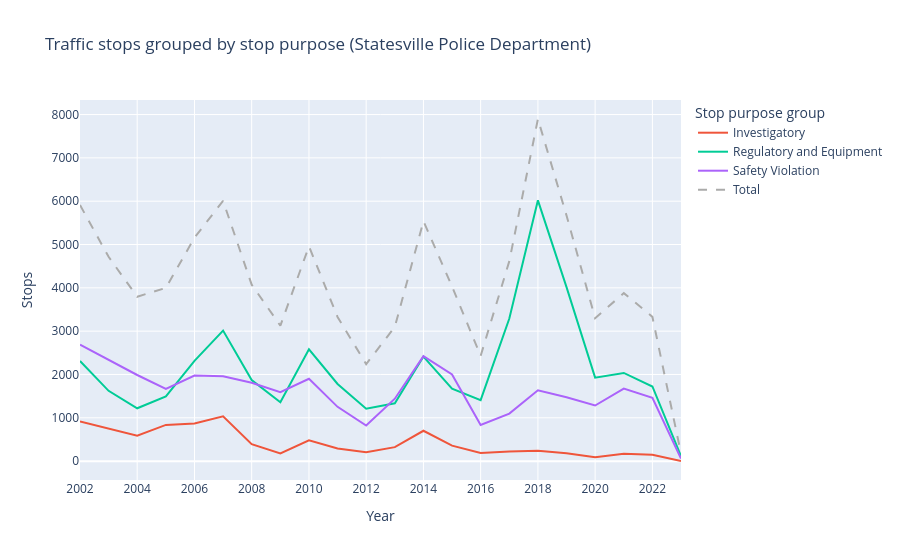

The notebook cell saved with this chart:
### Markdown cell above
### Figure 4: Statesville Police Department

### Code cell
fig, _ = traffic_stops_by_group("Statesville Police Department")
fig

### Figure 1 — Plotly figure (JSON) as saved in the notebook; plotly's stock layout.template omitted (floating-point values rounded to 4 significant figures)
{"data": [{"hovertemplate": "Stop purpose group=Investigatory<br>Year=%{x}<br>Stops=%{y}<extra></extra>", "legendgroup": "Investigatory", "line": {"color": "#EF553B", "dash": "solid"}, "marker": {"symbol": "circle"}, "mode": "lines", "name": "Investigatory", "orientation": "v", "showlegend": true, "type": "scatter", "x": ["2002-01-01T00:00:00", "2003-01-01T00:00:00", "2004-01-01T00:00:00", "2005-01-01T00:00:00", "2006-01-01T00:00:00", "2007-01-01T00:00:00", "2008-01-01T00:00:00", "2009-01-01T00:00:00", "2010-01-01T00:00:00", "2011-01-01T00:00:00", "2012-01-01T00:00:00", "2013-01-01T00:00:00", "2014-01-01T00:00:00", "2015-01-01T00:00:00", "2016-01-01T00:00:00", "2017-01-01T00:00:00", "2018-01-01T00:00:00", "2019-01-01T00:00:00", "2020-01-01T00:00:00", "2021-01-01T00:00:00", "2022-01-01T00:00:00", "2023-01-01T00:00:00"], "xaxis": "x", "y": [913, 753, 587, 836, 867, 1035, 390, 177, 479, 293, 207, 323, 701, 357, 188, 225, 242, 180, 88, 169, 145, 3], "yaxis": "y"}, {"hovertemplate": "Stop purpose group=Regulatory and Equipment<br>Year=%{x}<br>Stops=%{y}<extra></extra>", "legendgroup": "Regulatory and Equipment", "line": {"color": "#00cc96", "dash": "solid"}, "marker": {"symbol": "circle"}, "mode": "lines", "name": "Regulatory and Equipment", "orientation": "v", "showlegend": true, "type": "scatter", "x": ["2002-01-01T00:00:00", "2003-01-01T00:00:00", "2004-01-01T00:00:00", "2005-01-01T00:00:00", "2006-01-01T00:00:00", "2007-01-01T00:00:00", "2008-01-01T00:00:00", "2009-01-01T00:00:00", "2010-01-01T00:00:00", "2011-01-01T00:00:00", "2012-01-01T00:00:00", "2013-01-01T00:00:00", "2014-01-01T00:00:00", "2015-01-01T00:00:00", "2016-01-01T00:00:00", "2017-01-01T00:00:00", "2018-01-01T00:00:00", "2019-01-01T00:00:00", "2020-01-01T00:00:00", "2021-01-01T00:00:00", "2022-01-01T00:00:00", "2023-01-01T00:00:00"], "xaxis": "x", "y": [2310, 1623, 1220, 1494, 2314, 3013, 1873, 1357, 2580, 1782, 1209, 1336, 2414, 1671, 1407, 3293, 6019, 4017, 1927, 2036, 1723, 114], "yaxis": "y"}, {"hovertemplate": "Stop purpose group=Safety Violation<br>Year=%{x}<br>Stops=%{y}<extra></extra>", "legendgroup": "Safety Violation", "line": {"color": "#ab63fa", "dash": "solid"}, "marker": {"symbol": "circle"}, "mode": "lines", "name": "Safety Violation", "orientation": "v", "showlegend": true, "type": "scatter", "x": ["2002-01-01T00:00:00", "2003-01-01T00:00:00", "2004-01-01T00:00:00", "2005-01-01T00:00:00", "2006-01-01T00:00:00", "2007-01-01T00:00:00", "2008-01-01T00:00:00", "2009-01-01T00:00:00", "2010-01-01T00:00:00", "2011-01-01T00:00:00", "2012-01-01T00:00:00", "2013-01-01T00:00:00", "2014-01-01T00:00:00", "2015-01-01T00:00:00", "2016-01-01T00:00:00", "2017-01-01T00:00:00", "2018-01-01T00:00:00", "2019-01-01T00:00:00", "2020-01-01T00:00:00", "2021-01-01T00:00:00", "2022-01-01T00:00:00", "2023-01-01T00:00:00"], "xaxis": "x", "y": [2689, 2340, 1988, 1669, 1976, 1959, 1810, 1592, 1900, 1253, 823, 1441, 2423, 2002, 835, 1098, 1636, 1473, 1284, 1673, 1462, 58], "yaxis": "y"}, {"hovertemplate": "Stop purpose group=Total<br>Year=%{x}<br>Stops=%{y}<extra></extra>", "legendgroup": "Total", "line": {"color": "rgb(171, 171, 170)", "dash": "dash"}, "marker": {"symbol": "circle"}, "mode": "lines", "name": "Total", "orientation": "v", "showlegend": true, "type": "scatter", "x": ["2002-01-01T00:00:00", "2003-01-01T00:00:00", "2004-01-01T00:00:00", "2005-01-01T00:00:00", "2006-01-01T00:00:00", "2007-01-01T00:00:00", "2008-01-01T00:00:00", "2009-01-01T00:00:00", "2010-01-01T00:00:00", "2011-01-01T00:00:00", "2012-01-01T00:00:00", "2013-01-01T00:00:00", "2014-01-01T00:00:00", "2015-01-01T00:00:00", "2016-01-01T00:00:00", "2017-01-01T00:00:00", "2018-01-01T00:00:00", "2019-01-01T00:00:00", "2020-01-01T00:00:00", "2021-01-01T00:00:00", "2022-01-01T00:00:00", "2023-01-01T00:00:00"], "xaxis": "x", "y": [5912, 4716, 3795, 3999, 5157, 6007, 4073, 3126, 4959, 3328, 2239, 3100, 5538, 4030, 2430, 4616, 7897, 5670, 3299, 3878, 3330, 175], "yaxis": "y"}], "layout": {"autosize": true, "legend": {"title": {"text": "Stop purpose group"}, "tracegroupgap": 0}, "title": {"text": "Traffic stops grouped by stop purpose (Statesville Police Department)"}, "xaxis": {"anchor": "y", "autorange": true, "domain": [0, 1], "dtick": "M24", "range": ["2002-01-01", "2023-01-01"], "title": {"text": "Year"}, "type": "date"}, "yaxis": {"anchor": "x", "autorange": true, "domain": [0, 1], "range": [-435.6, 8336.0], "title": {"text": "Stops"}, "type": "linear"}}}
